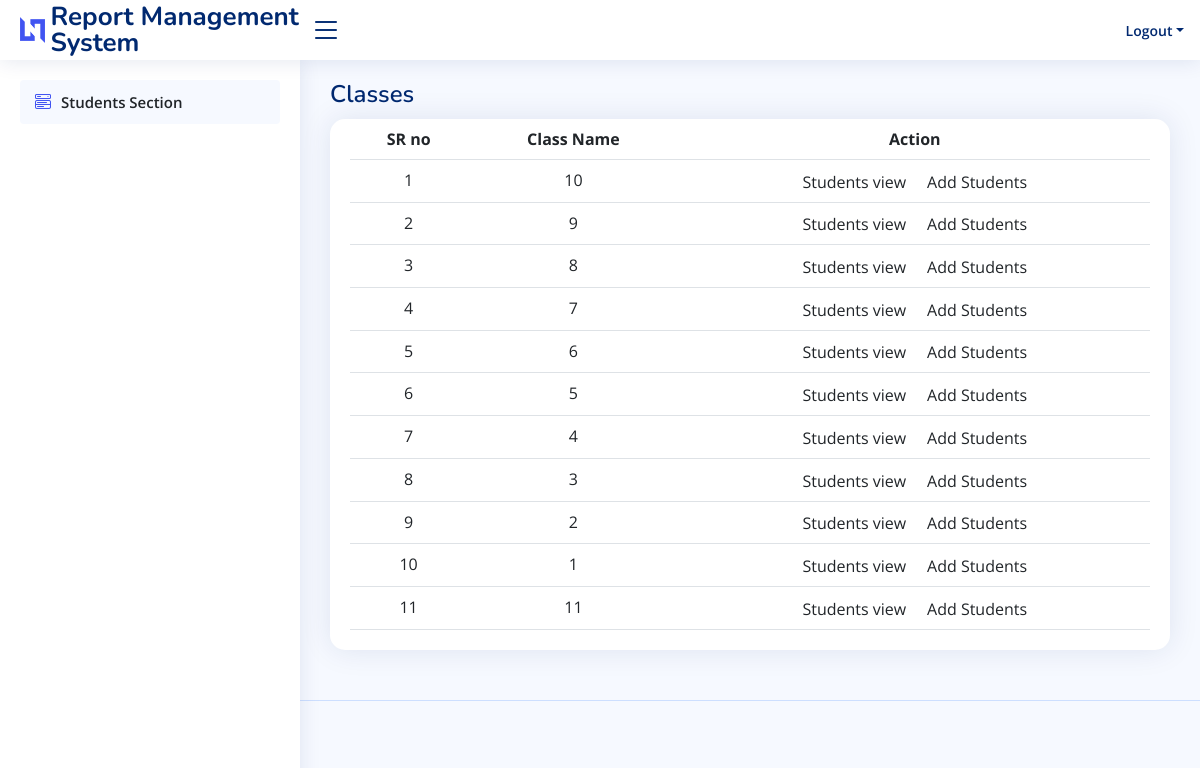
/dashboard (signed in), run on the app's committed database.
### master_api/models.py (models this page shows, shortened)
class Classes (models.Model):
    class_name = models.CharField(max_length=100)
    created_at = models.DateTimeField(auto_now_add=True)
    updated_at = models.DateTimeField(auto_now=True)
    DisplayList = ['id', 'class_name']

### rms/views/admin_view.py (the view)
# urls.py: path('dashboard',admin_view.admin_dashboard, name='admin_dashboard'),
@login_required
def admin_dashboard(request):
    classes = Classes.objects.all()
    return render(request,'adminuser/class.html', {'classes':classes} )

### template/adminuser/class.html (shortened to what this page needs)
{% extends "adminuser/base.html" %}{% load static %}{% block content %}
<main id="main" class="main">
  <div class="d-flex" style="justify-content: space-between;">
    <div class="pagetitle">
      <h1>Classes </h1>
    </div>
  </div>
    <section class="section">
      <div class="row">
        <div class="col-lg-12">
          <div class="card">
            <div class="card-body">
              <table class="table" style="margin: 0 auto; text-align: center;">
                <thead>
                  <tr>
                    <th scope="col">SR no</th>
                    <th scope="col">Class Name</th>
                    <th scope="col">Action</th>
                  </tr>
                </thead>
                <tbody>
                  {% for i in classes %}
                  <tr>
                    <td>{{forloop.counter}}</td>
                    <td>{{i.class_name}}</td>
                    <td>
                      <div class="btn-group" role="group" aria-label="Basic example">
                        <a class="dropdown-item" href="{% url 'studentsview' i.id %}">Students view</a>
                        <a class="dropdown-item" href="{% url 'studentadd' i.id %}"></i>Add Students</a>
                      </div>
                    </td>
                  </tr>
                  {% endfor %}
                </tbody>
              </table>
            </div>
          </div>
        </div>
      </div>
    </section>
  </main>
  {% endblock %}

### static/assets/css/style.css (style rules this page uses)
:root { scroll-behavior: smooth; }
body { font-family: "Open Sans", sans-serif; background: #f6f9ff; color: #444444; }
a { color: #4154f1; text-decoration: none; }
h1, h2, h3, h4, h5, h6 { font-family: "Nunito", sans-serif; }
#main { margin-top: 60px; padding: 20px 30px; transition: all 0.3s; }
.pagetitle { margin-bottom: 10px; }
.pagetitle h1 { font-size: 24px; margin-bottom: 0; font-weight: 600; color: #012970; }
.card { margin-bottom: 30px; border: none; border-radius: 15px; box-shadow: 0px 0 30px rgba(1, 41, 112, 0.1); }
.card-body { padding: 0 20px 20px 20px; }
@media (min-width: 1200px) { #main, #footer { margin-left: 300px; } }

### data on the page
Classes: class_name "10"
Classes: class_name "9"
Classes: class_name "8"
Classes: class_name "7"
Classes: class_name "6"
Classes: class_name "5"
Classes: class_name "4"
Classes: class_name "3"
Classes: class_name "2"
Classes: class_name "1"
Classes: class_name "11"
